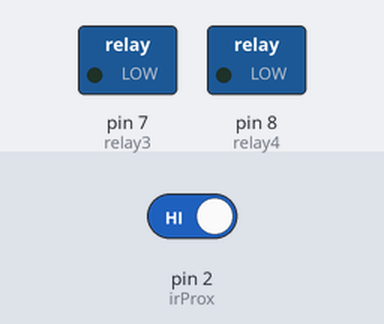
This sketch was run on a simulated Arduino Uno, built with avr-gcc and run on an emulated ATmega328P. Shown: switched loads named in the sketch (green lamp = pin HIGH). The inputs (shaded band) are chosen by the test bench; at power-on: pin 2 (irProx) HIGH.

Above: at 1.3 s.
1.4 s: pin 2 (irProx) driven LOW
At 2.4 s:
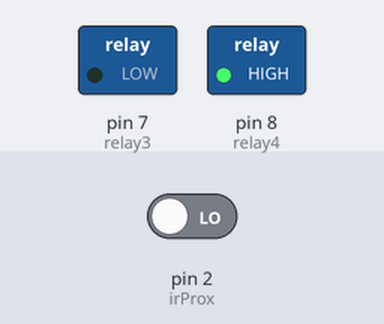
Timing chart, 0 to 4.4 s (numbered marks = the images above; inputs shaded):
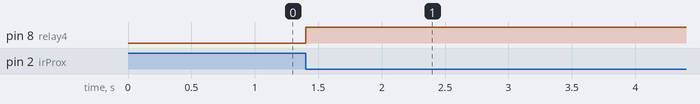

Measured:
- after the input at 1.4 s, pin 8 (relay4): LOW → HIGH at once

The sketch:

auto_sanitize_mist.ino
```cpp
 #define irTemp 4
#define irProx 2
#define irSant 6

#define relay2 9
#define relay3 7
#define relay4 8
#include <LiquidCrystal_I2C.h>
#include <Wire.h>
LiquidCrystal_I2C lcd(0x3F,20,4);
LiquidCrystal_I2C lcd2(0x27,20,4);

#include "FastLED.h"
#define NUM_LEDS 10
CRGB leds[NUM_LEDS];
#include <Wire.h>
#include <Adafruit_MLX90614.h>

Adafruit_MLX90614 mlx = Adafruit_MLX90614();


boolean misting = false;
boolean sanitizing = false;

float BodyC;
float AmbC;

String hypo = "Hypothermia";
String norm = "Normal";
String fevr = "Fever";
String hypr = "Hyperpyrexia";
void setup() {

  Serial.begin(9600);
  pinMode(irProx, INPUT);
//  pinMode(irSant, INPUT);
//  pinMode(relay, OUTPUT);
//  pinMode(relay2, OUTPUT);
  pinMode(relay3, OUTPUT);
  pinMode(relay4, OUTPUT);
//  FastLED.addLeds<WS2812B, ledp, RGB>(leds, NUM_LEDS);
//  Serial.println("Adafruit MLX90614 test");
//  mlx.begin();
//  lcd2.begin();
//  lcd.begin();

//  lcd.init();
//  lcd2.init();
//
//  lcd.backlight();
//  lcd2.backlight();

  delay(100);
  digitalWrite(relay3, LOW);
  digitalWrite(relay4, LOW);
}

void loop() {


   if((!digitalRead(irProx)) && misting == false){
    misting = true;
    mist();
    delay(100);
    misting = false;

  }
  delay(100);
}


void mist(){
    digitalWrite(relay4, HIGH);
    digitalWrite(relay3, LOW);
    delay(10000);
    digitalWrite(relay4, LOW);
    digitalWrite(relay3, LOW);
    Serial.println("Finish, exit chamber");
    delay(10000);
}
```
